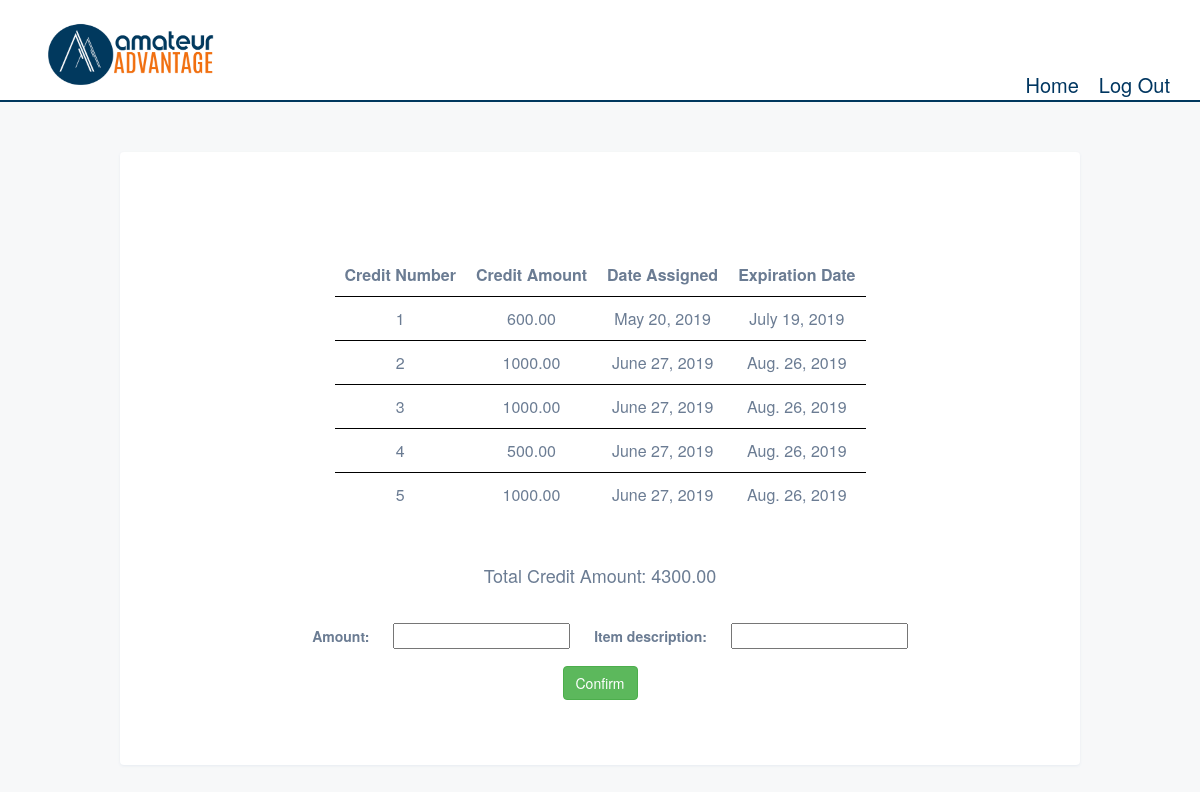
The app's page /users/spendCredits/109 (signed in), older data.
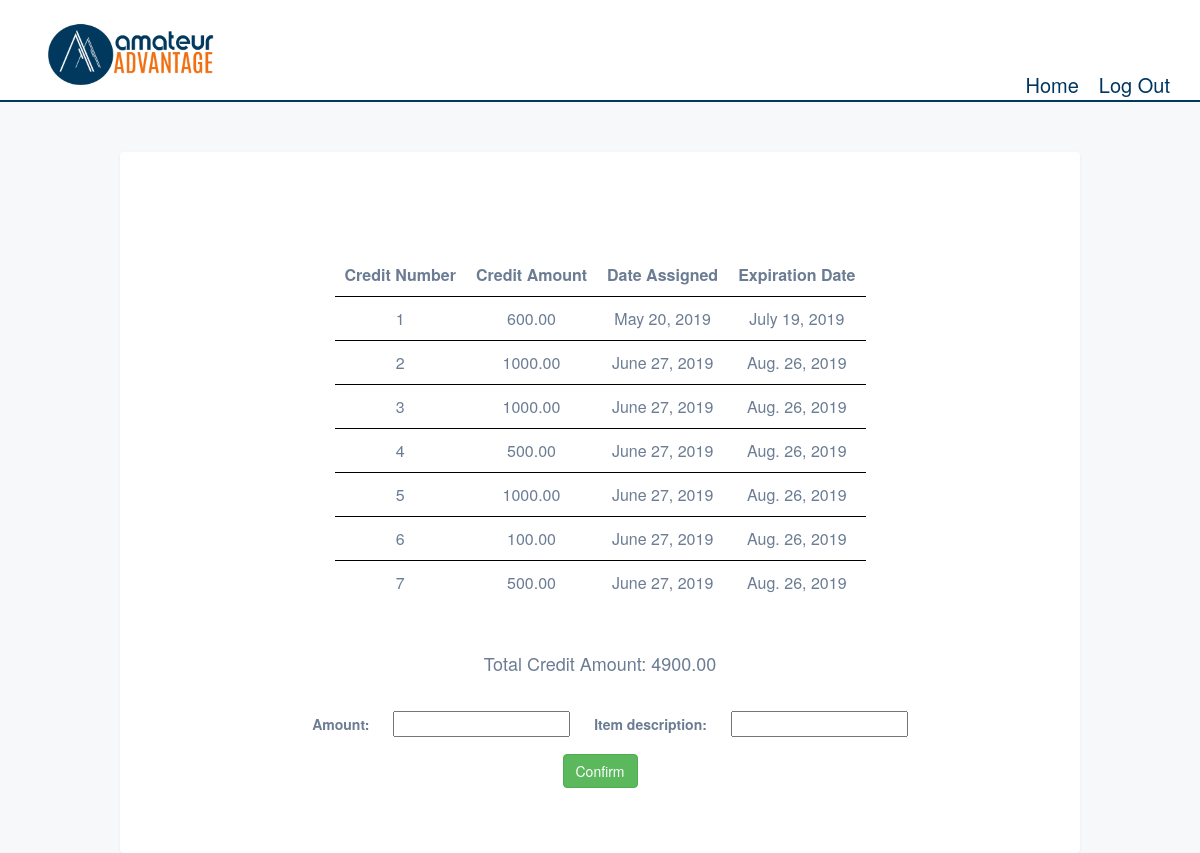
The same page, newer data.
### accounts/models.py (models this page shows, shortened)
class credits(models.Model):
    status_choices = ((1,'Active'), (2,'Expiring'), (3,'Expired'))
    credit_id = models.AutoField(primary_key=True)
    credit_amount = models.DecimalField(max_digits=11, decimal_places=2, default=0.00)
    date_assigned = models.DateField(auto_now=True)
    expiration_date = models.DateField()
    status = models.PositiveSmallIntegerField(choices=status_choices,default=1)
    owner = models.ForeignKey(account,related_name="myCredits", on_delete=models.CASCADE, default=106)
    source = models.ForeignKey(account,related_name='accountCredits', on_delete=models.CASCADE)
    class Meta:
        verbose_name_plural = 'Credits'
    def myCredits(curUser):
        return credits.objects.filter(owner=curUser.userAccount)

class account(models.Model):
    account_choices = ((1,'player'), (2,'shop'), (3,'buyer'), (4,'AmAd'))
    account_ID = models.AutoField(primary_key = True)
    current_balance = models.DecimalField(max_digits=11,decimal_places=2, blank=True, null=True, default = 0.00)
    last_updated = models.DateField(auto_now = True)
    account_created = models.DateField(auto_now_add = True)
    account_type = models.PositiveSmallIntegerField(
                    choices=account_choices,
                    default=1)
    account_owner = models.OneToOneField(CustomUser, related_name='userAccount', on_delete=models.CASCADE)
    stripe_id = models.CharField(max_length=100, null=True, blank=True)
    def getAccount(user):
        curAccount = account.objects.filter(account_owner = user)[0]
        return curAccount
    def getShopAccount(shop):
        shopAcct = account.getAccount(shop.user)
        return shopAcct

### users/views.py (the view)
# urls.py: path('spendCredits/<id>', views.spendCredits, name='spendCredits'),
@login_required
@user_passes_test(shop_test,login_url='/', redirect_field_name=None)
def spendCredits(request,id):
    curShop = request.user.userShop
    curPlayer = CustomUser.objects.filter(id=id)[0]
    playerAccount = account.getAccount(curPlayer)
    playerCredits = credits.myCredits(curPlayer)
    shopAccount = account.getShopAccount(curShop)
    form = spendForm()
    if request.method == "POST":
        form = spendForm(request.POST)
        if form.is_valid():
            billing_event = BillingEvent.initializeEvent(curPlayer,request.user,form.cleaned_data['Item_Description'],form.cleaned_data['Amount'])
            request.session['billingID'] = billing_event.BillingEventID
            return redirect('authorizeTransaction')
        else:
            print('')
            return redirect('spendCredits',id=id)
    else:
        return render(request, "proShop/spendCredits.html",{
            "playerCredits":playerCredits,
            "shop":curShop,
            "player":curPlayer,
            "playerAccount":playerAccount,
            "form":form,
        })

### users/forms.py
class spendForm(forms.Form):
    Amount = forms.DecimalField(max_digits=11, decimal_places=2)
    Item_Description = forms.CharField()

### users/models.py (called while the page is built)
    def isShop(user):
        if user.userType == 3:
            return True
        else:
            return False

### users/views.py (called while the page is built)
def shop_test(user):
    return CustomUser.isShop(user)

### templates/proshop/spendCredits.html (shortened to what this page needs)
{% extends 'base.html' %}
{% load static %}
{% block css %}
<link rel="stylesheet" type="text/css" href="{% static 'proShop/spend.css' %}">
{% endblock %}
{% block content %}
    <table>
        <thead>
            <th>Credit Number</th>
            <th>Credit Amount</th>
            <th>Date Assigned</th>
            <th>Expiration Date</th>
        </thead>
        <tbody>
            {% for credit in playerCredits %}
                <tr>
                    <td>{{ forloop.counter }}</td>
                    <td>{{ credit.credit_amount }}</td>
                    <td>{{ credit.date_assigned }}</td>
                    <td>{{ credit.expiration_date }}</td>
                </tr>
            {% endfor %}
        </tbody>
    </table>
    <form method=post>
        <h4>Total Credit Amount: {{ playerAccount.current_balance }}</h4>
        {{form}}
        <p><button class='btn btn-success' type='submit'>Confirm</button></p>
    </form>
{% endblock %}

Row changes from the older to the newer data that the page shows:
added credits: credit_amount "100.00", date_assigned "June 27, 2019", expiration_date "Aug. 26, 2019"
added credits: credit_amount "500.00", date_assigned "June 27, 2019", expiration_date "Aug. 26, 2019"
changed account: current_balance "4300.00" → "4900.00"
